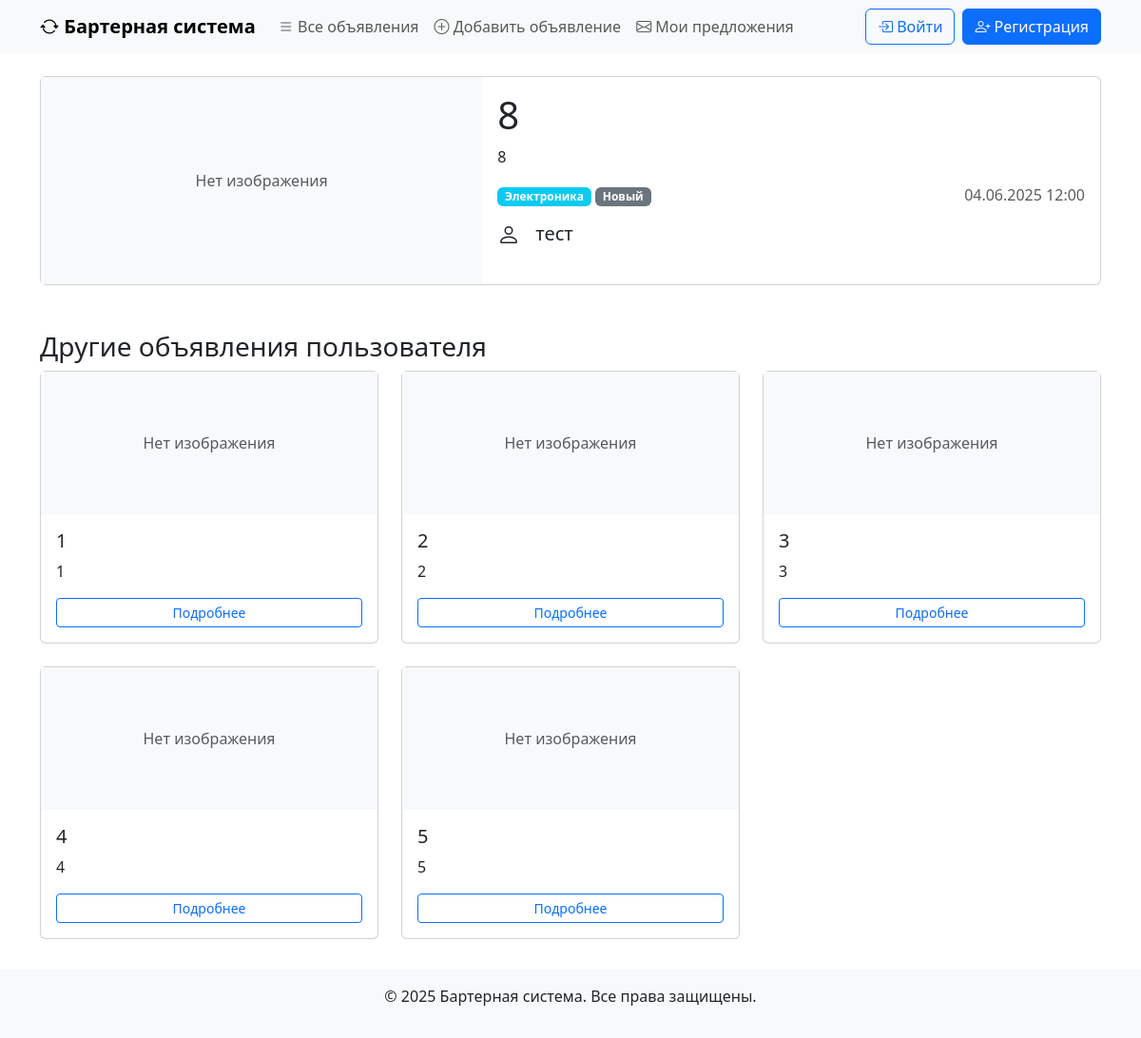
Screenshot of /ad/12/ with the database file from the repository.
### ads/models.py (models this page shows, shortened)
class Ad(models.Model):
    CATEGORY_CHOICES = [
        ('electronics', 'Электроника'),
        ('books', 'Книги'),
        ('clothes', 'Одежда'),
        ('furniture', 'Мебель'),
        ('other', 'Другое'),
    ]
    CONDITION_CHOICES = [
        ('new', 'Новый'),
        ('used', 'Б/у'),
        ('broken', 'Требует ремонта'),
    ]
    user = models.ForeignKey(
        User,
        on_delete=models.CASCADE,
        related_name='ads',
        verbose_name='Пользователь'
    )
    title = models.CharField(max_length=200, verbose_name='Заголовок')
    description = models.TextField(verbose_name='Описание')
    image_url = models.URLField(blank=True, null=True, verbose_name='Ссылка на изображение')
    category = models.CharField(max_length=50, choices=CATEGORY_CHOICES, verbose_name='Категория')
    condition = models.CharField(max_length=20, choices=CONDITION_CHOICES, verbose_name='Состояние')
    created_at = models.DateTimeField(auto_now_add=True, verbose_name='Дата создания')
    def get_category_display(self):
        return dict(self.CATEGORY_CHOICES).get(self.category, self.category)
    def get_condition_display(self):
        return dict(self.CONDITION_CHOICES).get(self.condition, self.condition)

### ads/views.py (the view)
# urls.py: path('ad/<int:pk>/', AdDetailView.as_view(), name='ad-detail'),
class AdDetailView(DetailView):
    model = Ad
    template_name = 'ads/ad_detail.html'
    queryset = Ad.objects.select_related('user').prefetch_related('user__ads')
    def get_context_data(self, **kwargs):
        context = super().get_context_data(**kwargs)
        ad = self.object
        context['user_ads'] = ad.user.ads.exclude(pk=ad.pk)[:5]
        context['can_edit'] = ad.user == self.request.user
        return context

### ads/templates/ads/ad_detail.html (shortened to what this page needs)
{% extends 'ads/base.html' %}
{% block content %}
<div class="card mb-4">
    <div class="row g-0">
        <div class="col-md-5">
            {% if ad.image_url %}
                <img src="{{ ad.image_url }}" class="img-fluid rounded-start" alt="{{ ad.title }}" style="max-height: 400px; width: 100%; object-fit: cover;">
            {% else %}
                <div class="bg-light d-flex align-items-center justify-content-center h-100">
                    <span class="text-muted">Нет изображения</span>
                </div>
            {% endif %}
        </div>
        <div class="col-md-7">
            <div class="card-body">
                <h1 class="card-title">{{ ad.title }}</h1>
                <p class="card-text">{{ ad.description }}</p>
                <div class="d-flex justify-content-between mb-3">
                    <div>
                        <span class="badge bg-info">{{ ad.get_category_display }}</span>
                        <span class="badge bg-secondary">{{ ad.get_condition_display }}</span>
                    </div>
                    <div>
                        <span class="text-muted">{{ ad.created_at|date:"d.m.Y H:i" }}</span>
                    </div>
                </div>
                <div class="d-flex align-items-center mb-4">
                    <div class="flex-shrink-0">
                    </div>
                    <div class="flex-grow-1 ms-3">
                        <h5 class="mb-0">{{ ad.user.username }}</h5>
                    </div>
                </div>
            </div>
        </div>
    </div>
</div>
{% if user_ads %}
    <h3 class="mt-5">Другие объявления пользователя</h3>
    <div class="row row-cols-1 row-cols-md-3 g-4">
        {% for user_ad in user_ads %}
            <div class="col">
                <div class="card h-100">
                    {% if user_ad.image_url %}
                        <img src="{{ user_ad.image_url }}" class="card-img-top" alt="{{ user_ad.title }}" style="height: 150px; object-fit: cover;">
                    {% else %}
                        <div class="bg-light d-flex align-items-center justify-content-center" style="height: 150px;">
                            <span class="text-muted">Нет изображения</span>
                        </div>
                    {% endif %}
                    <div class="card-body">
                        <h5 class="card-title">{{ user_ad.title }}</h5>
                        <p class="card-text text-truncate">{{ user_ad.description }}</p>
                        <a href="{% url 'ad-detail' user_ad.pk %}" class="btn btn-sm btn-outline-primary w-100">
                            Подробнее
                        </a>
                    </div>
                </div>
            </div>
        {% endfor %}
    </div>
{% endif %}
{% endblock %}

### rows the page displays
Ad: title "8", description "8", category "Электроника", condition "Новый", created_at "04.06.2025 12:00", user.username "тест"
Ad: shows "Нет изображения", title "1", description "1"
Ad: shows "Нет изображения", title "2", description "2"
Ad: shows "Нет изображения", title "3", description "3"
Ad: shows "Нет изображения", title "4", description "4"
Ad: shows "Нет изображения", title "5", description "5"
